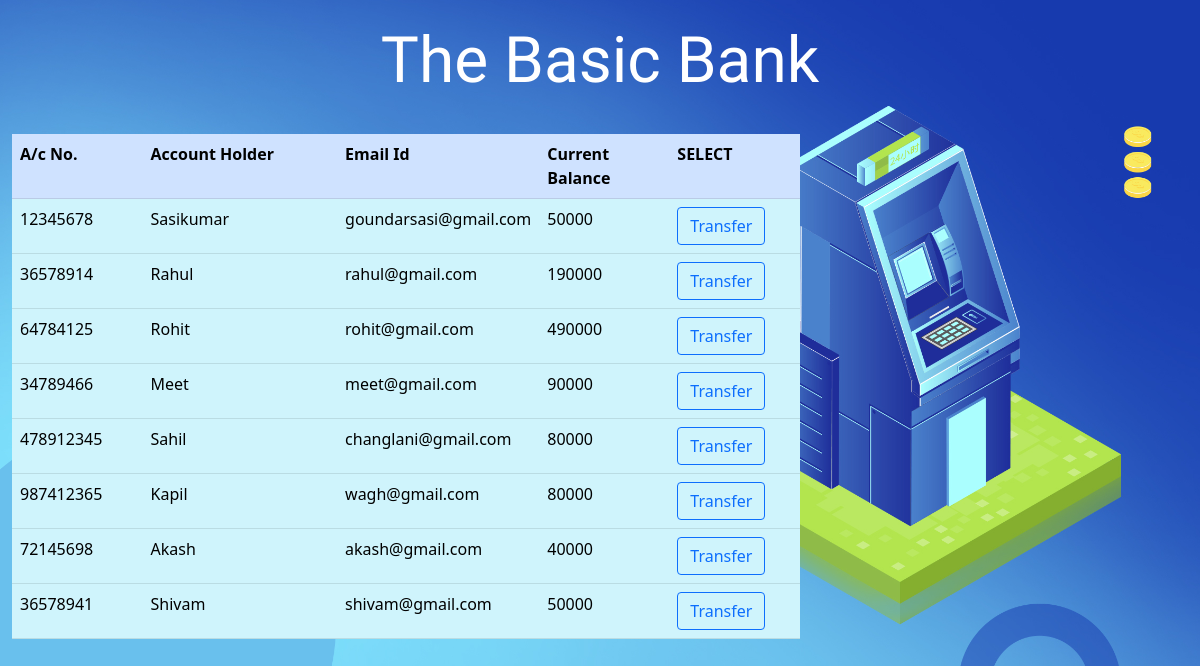
/customer_details, run on the app's committed database.
### accounts/models.py (models this page shows, shortened)
class customer(models.Model):
    name = models.CharField(max_length=122)
    email = models.EmailField()
    account_no = models.CharField(max_length=122)
    ifsc_code = models.CharField(max_length=122)
    amount = models.IntegerField()

### accounts/views.py (the view)
# urls.py: path('customer_details', views.customer_details, name='customer_details'),
def customer_details(request):
    all_entries = customer.objects.all()
    context = {
        "cust_details" : all_entries
    }
    return render(request, 'accounts/customer.html', context)

### accounts/templates/accounts/customer.html (shortened to what this page needs)
<!DOCTYPE html>
{% load static %}
<html lang="en">
<head>
    <link href="https://cdn.jsdelivr.net/npm/bootstrap@5.0.1/dist/css/bootstrap.min.css" rel="stylesheet">
</head>
<body>
    <nav class="navbar navbar-dark">
        <div class="container-fluid ">
          <a class="navbar-brand mx-auto" href="{% url 'home' %}">The Basic Bank</a>
        </div>
      </nav>
<form  action="/view" method="POST" >
<div class="ctable col-lg-8">
    <table class="table table-info">
    <tr>
      <th class="table-primary col-lg-2" scope="col">A/c No.</th>
      <th class="table-primary col-lg-3" scope="col">Account Holder</th>
      <th class="table-primary col-lg-3" scope="col">Email Id</th>
      <th class="table-primary col-lg-2" scope="col">Current Balance</th>
      <th class="table-primary col-lg-2" scope="col">SELECT</th>
    </tr>
  {% for details in cust_details %}
    <tr>
      <td>{{details.account_no}}</td>
      <td>{{details.name}}</td>
      <td>{{details.email}}</td>
      <td>{{details.amount}}</td>
      <td><button type="submit" name="submit" class="btn btn-outline-primary" value="{{details.name}}">Transfer</button></td>
    </tr>
  {% endfor %}
</table>
</div>
</form>
</body>
</html>

### data on the page
customer: account_no "12345678", name "Sasikumar", email "goundarsasi@gmail.com", amount "50000"
customer: account_no "36578914", name "Rahul", email "rahul@gmail.com", amount "190000"
customer: account_no "64784125", name "Rohit", email "rohit@gmail.com", amount "490000"
customer: account_no "34789466", name "Meet", email "meet@gmail.com", amount "90000"
customer: account_no "478912345", name "Sahil", email "changlani@gmail.com", amount "80000"
customer: account_no "987412365", name "Kapil", email "wagh@gmail.com", amount "80000"
customer: account_no "72145698", name "Akash", email "akash@gmail.com", amount "40000"
customer: account_no "36578941", name "Shivam", email "shivam@gmail.com", amount "50000"
